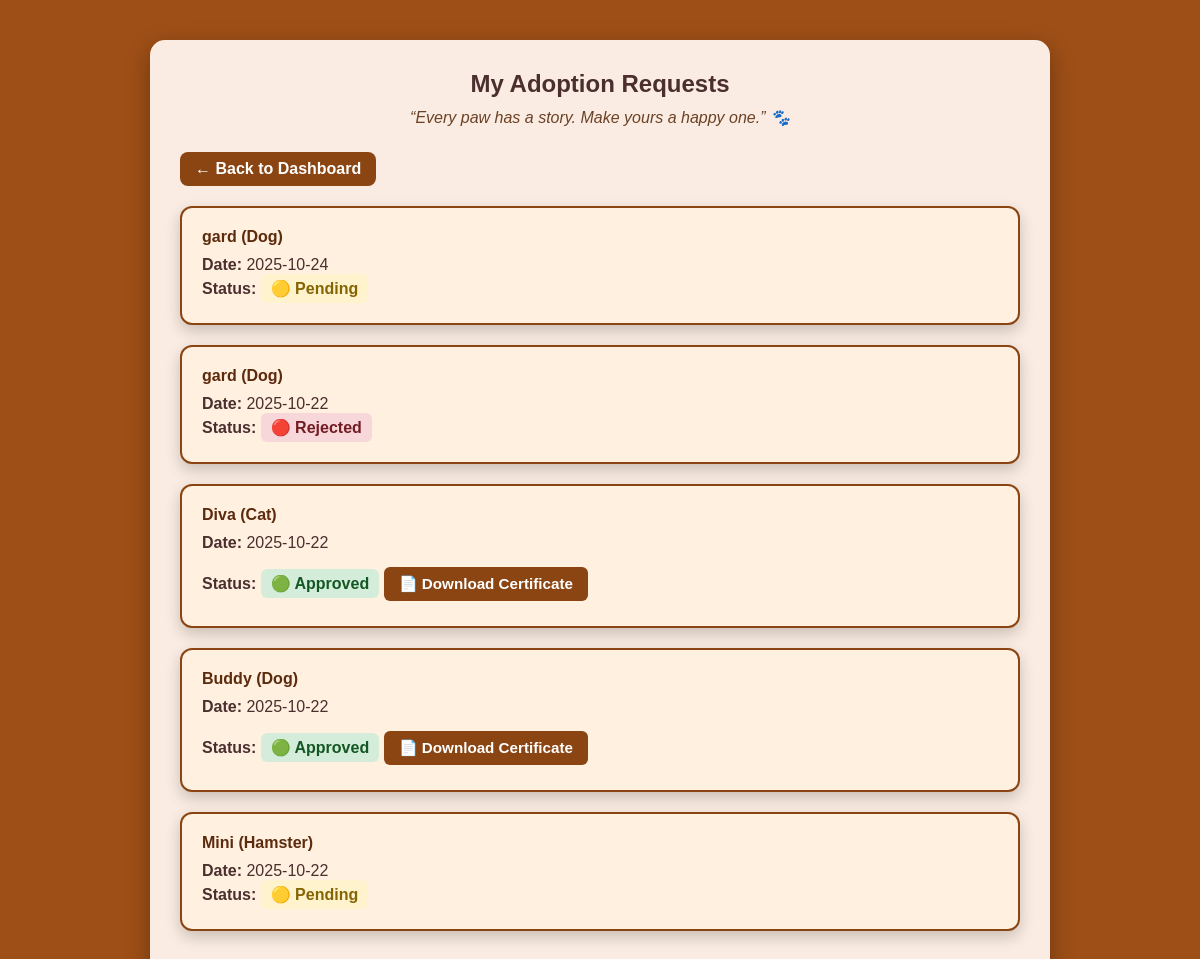
The app's page /my_requests.php (signed in) with its own data.
### tables this page shows
CREATE TABLE `adoptionrequest` (
  `requestID` int(11) NOT NULL,
  `petID` int(11) DEFAULT NULL,
  `adopterID` int(11) DEFAULT NULL,
  `requestDate` date DEFAULT curdate(),
  `status` enum('Pending','Approved','Rejected') DEFAULT 'Pending'
);

CREATE TABLE `pet` (
  `petID` int(11) NOT NULL,
  `name` varchar(100) NOT NULL,
  `type` varchar(50) NOT NULL,
  `age` int(11) DEFAULT NULL,
  `breed` varchar(50) DEFAULT NULL,
  `created_at` datetime DEFAULT current_timestamp(),
  `status` enum('Available','Pending','Adopted') DEFAULT 'Available'
);

### my_requests.php (the view, shortened to what this page needs)
<?php
include 'config.php';
$adopterID = $_SESSION['adopterID'];
$stmt = $pdo->prepare("
    SELECT ar.requestID, ar.status, ar.requestDate,
           p.name AS pet_name, p.type AS pet_type
    FROM AdoptionRequest ar
    JOIN Pet p ON ar.petID = p.petID
    WHERE ar.adopterID = ?
    ORDER BY ar.requestDate DESC
");
$stmt->execute([$adopterID]);
$requests = $stmt->fetchAll();
?>
<!DOCTYPE html>
<html>
<head>
    <link rel="stylesheet" href="style.css">
</head>
<body>
    <div class="container">
        <h2>My Adoption Requests</h2>
        <p class="quote">“Every paw has a story. Make yours a happy one.” 🐾</p>
        <a href="dashboard.php" class="back-btn">← Back to Dashboard</a>
        <?php if ($requests): ?>
            <?php foreach ($requests as $req): ?>
                <div class="request-card">
                    <h4><?= htmlspecialchars($req['pet_name']) ?> (<?= htmlspecialchars($req['pet_type']) ?>)</h4>
                    <p><strong>Date:</strong> <?= $req['requestDate'] ?></p>
                    <p><strong>Status:</strong>
                        <?php
                        $status = $req['status'];
                        if ($status === 'Pending') {
                            echo "<span class='status-pending'>🟡 Pending</span>";
                        } elseif ($status === 'Approved') {
                            echo "<span class='status-approved'>🟢 Approved</span>";
                            echo ' <a href="generate_certificate.php?requestID=' . $req['requestID'] . '" class="btn btn-certificate">📄 Download Certificate</a>';
                        } elseif ($status === 'Rejected') {
                            echo "<span class='status-rejected'>🔴 Rejected</span>";
                        }
                        ?>
                    </p>
                </div>
            <?php endforeach; ?>
        <?php else: ?>
            <p>You haven't submitted any adoption requests yet.</p>
        <?php endif; ?>
    </div>
</body>
</html>

### style.css (style rules this page uses)
* { margin: 0; padding: 0; box-sizing: border-box; font-family: "Poppins", sans-serif; }
body { color: #2e2e2e; overflow-x: hidden; }

### my_requests.php (style rules this page uses)
body { font-family: 'Segoe UI', Tahoma, Geneva, Verdana, sans-serif; background: #D2691E; margin: 0; padding: 0; }
.container { position: relative; z-index: 1; max-width: 900px; margin: 40px auto; padding: 30px; background: rgba(255, 245, 238, 0.95); border-radius: 15px; box-shadow: 0 8px 25px rgba(0,0,0,0.3); }
h2 { text-align: center; color: #4B2E2E; margin-bottom: 10px; }
.quote { text-align: center; font-style: italic; color: #6B4226; margin-bottom: 25px; }
a.back-btn { display: inline-block; margin-bottom: 20px; text-decoration: none; color: #fff; background: #8B4513; padding: 8px 15px; border-radius: 8px; font-weight: bold; }
.request-card { border: 2px solid #8B4513; padding: 20px; margin-bottom: 20px; border-radius: 12px; background: #FFF0E0; box-shadow: 0 6px 15px rgba(0,0,0,0.2); transition: transform 0.2s; }
h4 { margin: 0 0 10px 0; color: #5C2A0C; }
p { margin: 5px 0; color: #4B2E2E; }
.status-pending { background-color: #fff3cd; color: #856404; padding: 6px 10px; border-radius: 6px; font-weight: bold; }
.status-approved { background-color: #d4edda; color: #155724; padding: 6px 10px; border-radius: 6px; font-weight: bold; }
.status-rejected { background-color: #f8d7da; color: #721c24; padding: 6px 10px; border-radius: 6px; font-weight: bold; }
.btn { display: inline-block; padding: 8px 15px; margin-top: 10px; text-decoration: none; border-radius: 6px; font-size: 0.95em; font-weight: bold; }
.btn-certificate { background: #8B4513; color: white; }

### records on screen
adoptionrequest: petID.name "gard", petID.type "Dog", requestDate "2025-10-24", status "🟡 Pending"
adoptionrequest: petID.name "gard", petID.type "Dog", requestDate "2025-10-22", status "🔴 Rejected"
adoptionrequest: petID.name "Diva", petID.type "Cat", requestDate "2025-10-22"
adoptionrequest: petID.name "Buddy", petID.type "Dog", requestDate "2025-10-22"
adoptionrequest: petID.name "Mini", petID.type "Hamster", requestDate "2025-10-22", status "🟡 Pending"
